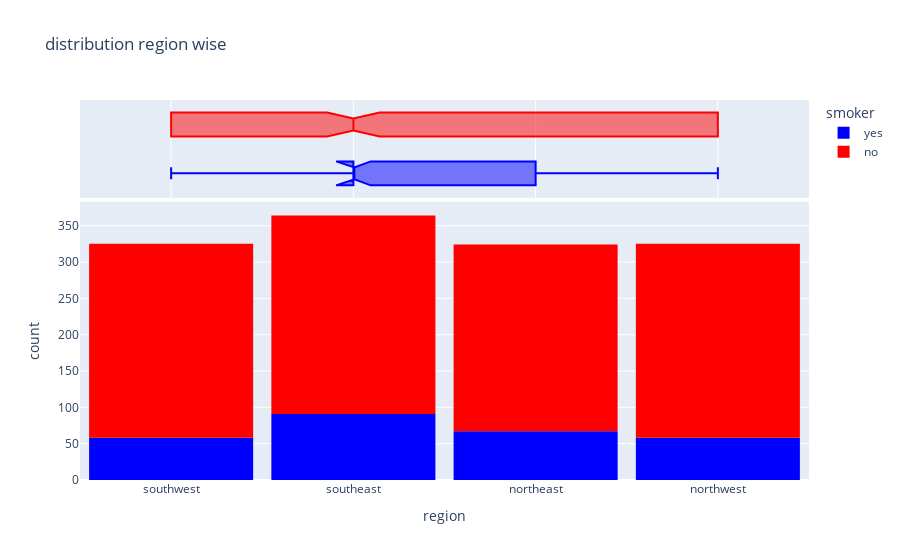

The code cell stored with this chart in its notebook:
### Code cell
fig4 = px.histogram(medical_df,x='region',marginal='box',color='smoker',color_discrete_sequence=['blue','red'],title='distribution region wise')
fig4.update_layout(bargap=0.1)
fig4.show()

### Figure 1 — Plotly figure (JSON) as saved in the notebook; plotly's stock layout.template omitted (floating-point values rounded to 4 significant figures; data arrays with more than 128 entries replaced by an {"elided": "..."} marker saying what was removed)
{"data": [{"bingroup": "x", "hovertemplate": "smoker=yes<br>region=%{x}<br>count=%{y}<extra></extra>", "legendgroup": "yes", "marker": {"color": "blue", "pattern": {"shape": ""}}, "name": "yes", "orientation": "v", "showlegend": true, "type": "histogram", "x": {"elided": "274 str values"}, "xaxis": "x", "yaxis": "y"}, {"hovertemplate": "smoker=yes<br>region=%{x}<extra></extra>", "legendgroup": "yes", "marker": {"color": "blue"}, "name": "yes", "notched": true, "showlegend": false, "type": "box", "x": {"elided": "274 str values"}, "xaxis": "x2", "yaxis": "y2"}, {"bingroup": "x", "hovertemplate": "smoker=no<br>region=%{x}<br>count=%{y}<extra></extra>", "legendgroup": "no", "marker": {"color": "red", "pattern": {"shape": ""}}, "name": "no", "orientation": "v", "showlegend": true, "type": "histogram", "x": {"elided": "1064 str values"}, "xaxis": "x", "yaxis": "y"}, {"hovertemplate": "smoker=no<br>region=%{x}<extra></extra>", "legendgroup": "no", "marker": {"color": "red"}, "name": "no", "notched": true, "showlegend": false, "type": "box", "x": {"elided": "1064 str values"}, "xaxis": "x2", "yaxis": "y2"}], "layout": {"bargap": 0.1, "barmode": "relative", "legend": {"title": {"text": "smoker"}, "tracegroupgap": 0}, "title": {"text": "distribution region wise"}, "xaxis": {"anchor": "y", "domain": [0, 1], "title": {"text": "region"}}, "xaxis2": {"anchor": "y2", "domain": [0, 1], "matches": "x", "showgrid": true, "showticklabels": false}, "yaxis": {"anchor": "x", "domain": [0, 0.7326], "title": {"text": "count"}}, "yaxis2": {"anchor": "x2", "domain": [0.7426, 1], "matches": "y2", "showgrid": false, "showline": false, "showticklabels": false, "ticks": ""}}}
